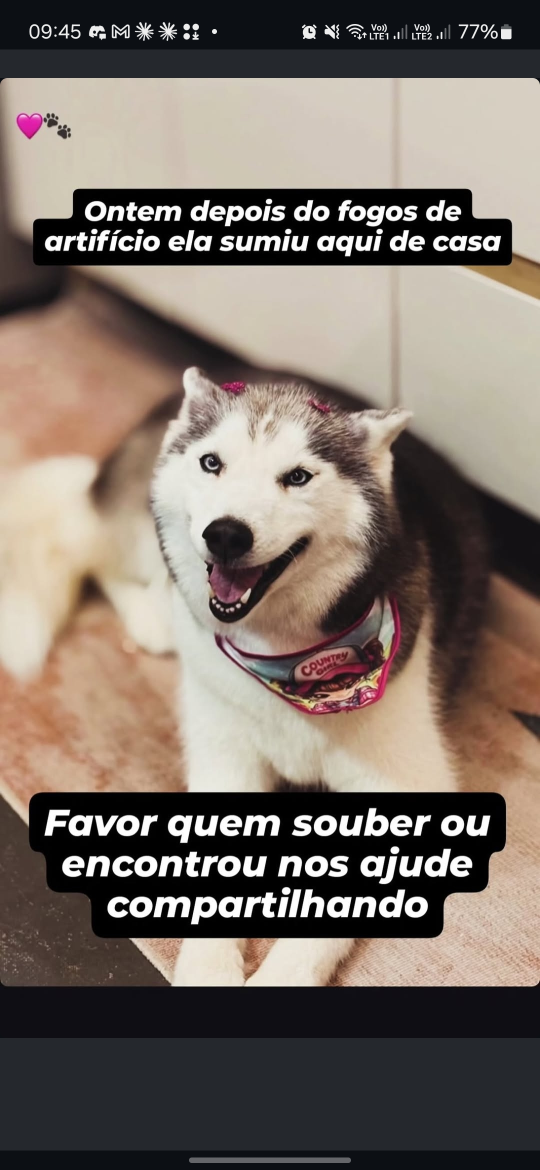
#> input picture perdidos/husky.jpeg, 1080 x 2340 px (shown at 1/2 size)
$ python foto_husky.py
#> lines starting #> are read from the running program, lines starting #| are printed output that depends on the picture
"""Tira a foto da husky do print do Story recebido (perdidos/husky.jpeg, 1080x2340) para o husky.html.

O Story tem a foto dela deitada, com duas caixas de texto pretas por cima: "Ontem depois do fogos de artifício
ela sumiu aqui de casa" (y ~378-530, sobre a parede) e "Favor quem souber ou encontrou nos ajude compartilhando"
(y ~1585-1875, sobre as patas da frente). A foto sai do miolo entre as duas caixas: das orelhas ao peito,
com a bandana. As patas ficam de fora porque estão atrás da caixa de baixo e não se reconstrói o que está
escondido. Só recorte, sem retoque nem ampliação (960 px de largura, mais do que o template usa).

Saída: img/husky.jpg
Uso: python3 templates/desaparecidos/foto_husky.py  (só precisa do Pillow)
"""
from pathlib import Path

from PIL import Image

ROOT = Path(__file__).resolve().parent.parent.parent
IMG = Path(__file__).resolve().parent / "img"

FOTO = (80, 600, 1040, 1572)  # abaixo da caixa de cima e 13 px acima da de baixo, com ela no centro


def main():
    IMG.mkdir(parents=True, exist_ok=True)
    foto = Image.open(ROOT / "perdidos" / "husky.jpeg").convert("RGB").crop(FOTO)
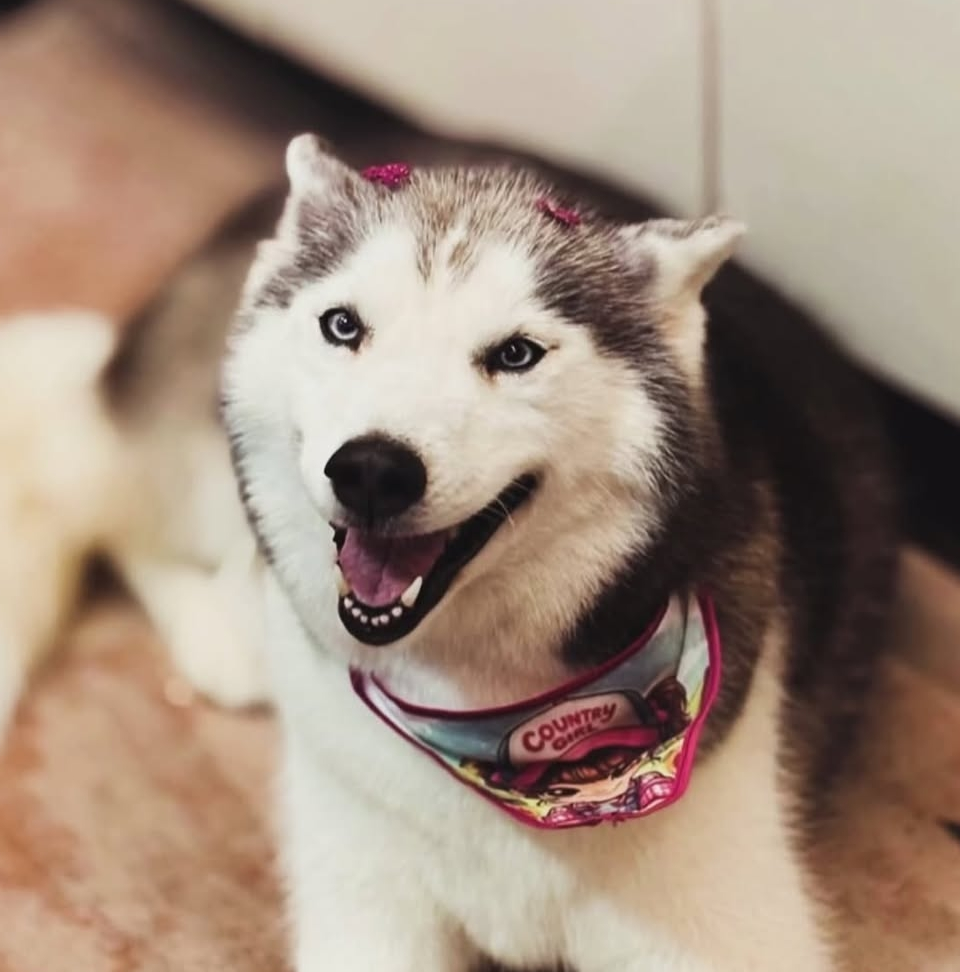
#> foto: PIL image 960x972 RGB; mean R, G, B 159.5, 139.3, 124
    foto.save(IMG / "husky.jpg", quality=95)
    print(IMG / "husky.jpg", foto.size)
#| templates/desaparecidos/img/husky.jpg (960, 972)


if __name__ == "__main__":
    main()

$ run again, with perdidos/bidi-print.jpeg copied over perdidos/husky.jpeg
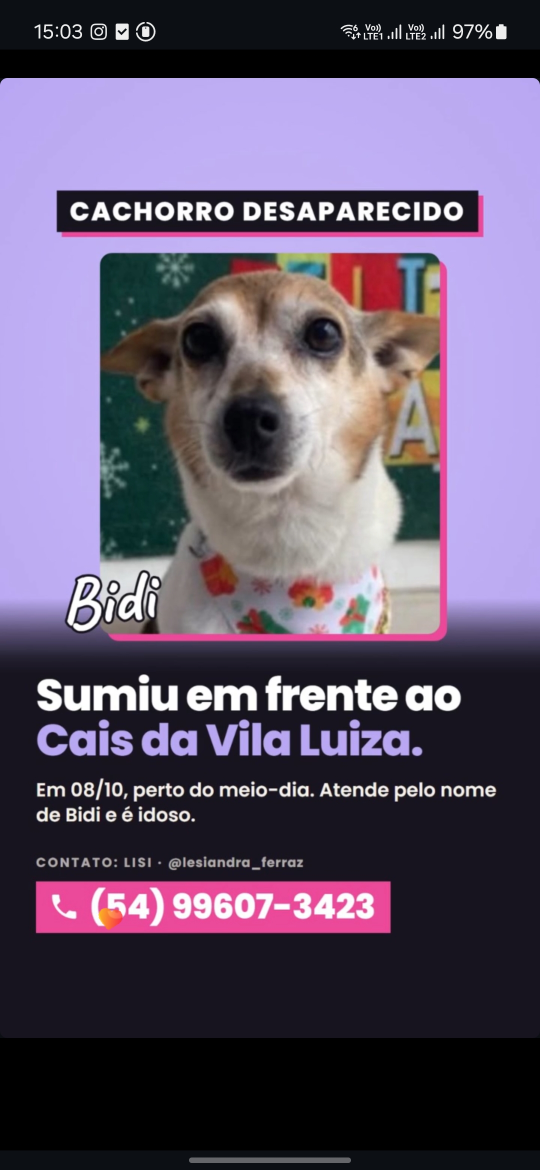
#> input picture perdidos/bidi-print.jpeg, 1080 x 2340 px (shown at 1/2 size)
#> in main, `foto = Image.open(ROOT / "perdidos" / "husky.jpeg").convert("RGB").cro..`:
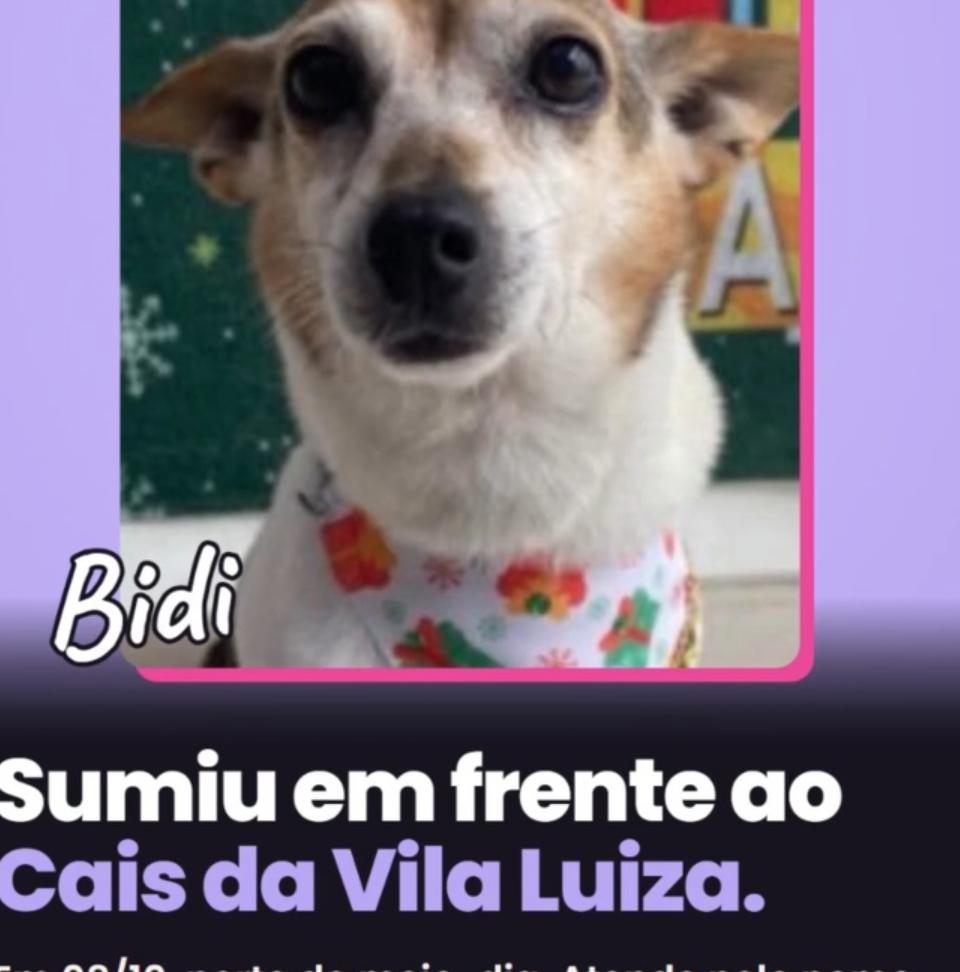
#> foto: PIL image 960x972 RGB; mean R, G, B 120.6, 110.5, 126.8
#| templates/desaparecidos/img/husky.jpg (960, 972)

$ run again, with perdidos/bob.jpeg copied over perdidos/husky.jpeg
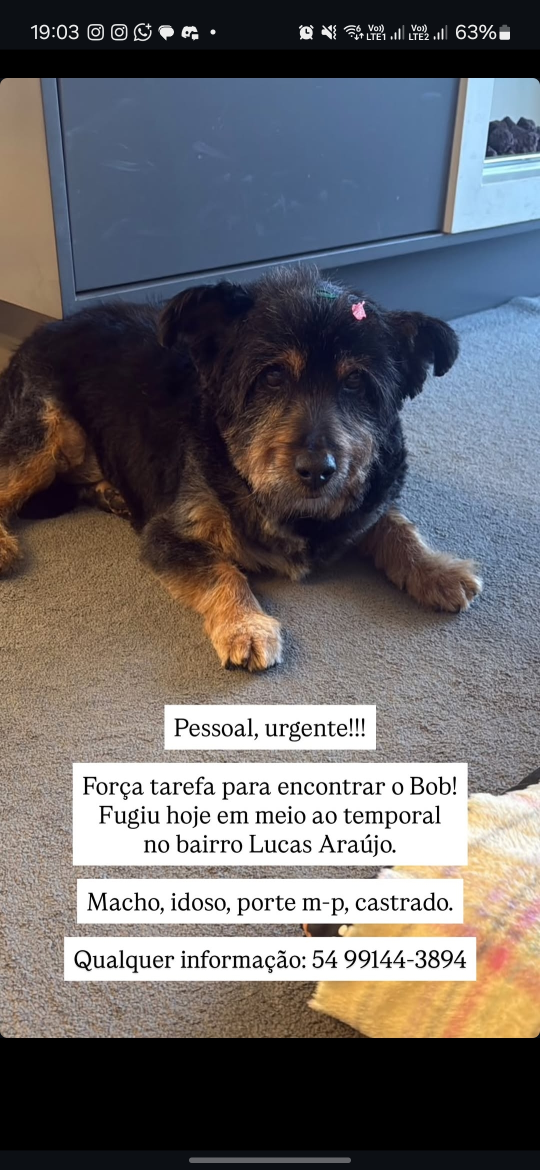
#> input picture perdidos/bob.jpeg, 1080 x 2340 px (shown at 1/2 size)
#> in main, `foto = Image.open(ROOT / "perdidos" / "husky.jpeg").convert("RGB").cro..`:
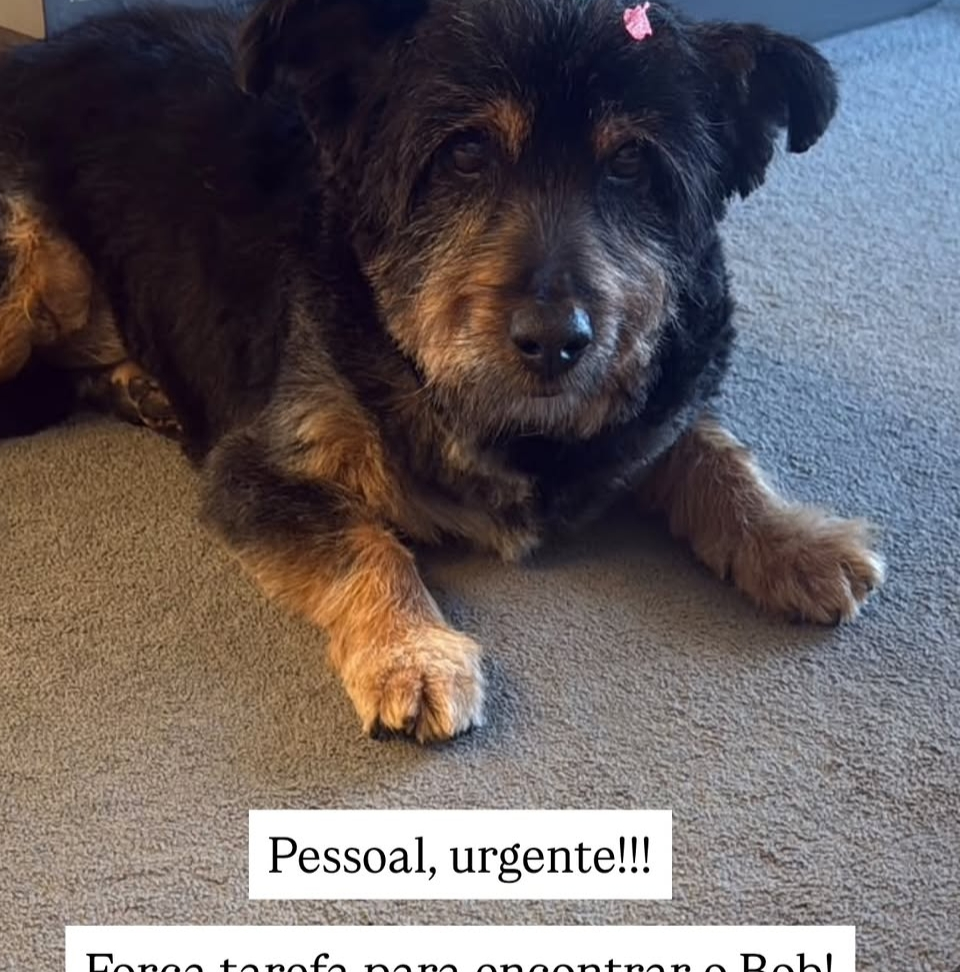
#> foto: PIL image 960x972 RGB; mean R, G, B 103.2, 96.1, 98.2
#| templates/desaparecidos/img/husky.jpg (960, 972)
